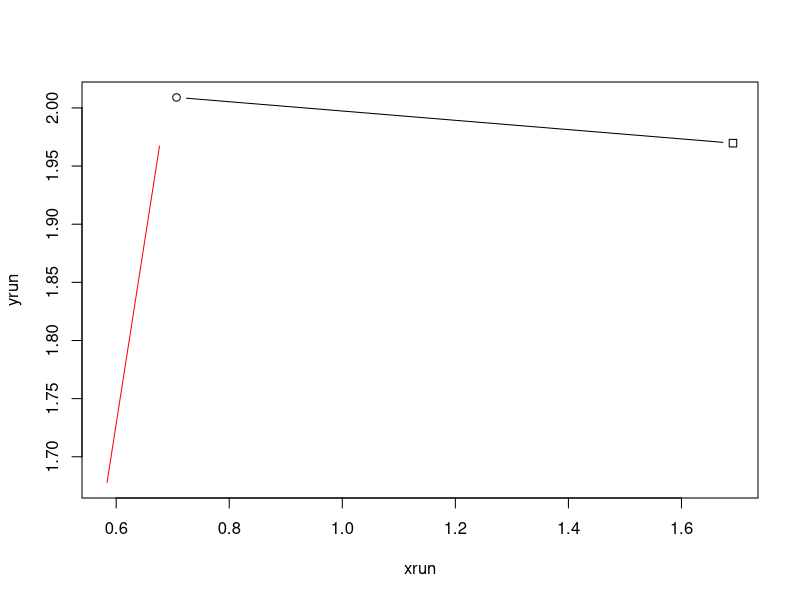

The R source for this figure:
rm(list = ls(all = TRUE))

# creating the runner's trajectory
t = 0.4
T = 0.4
tvec = seq(from = 0, to = T, by = t)

# xrun = seq(from = 1, to = xmax[1], by = 0.001)
# # yrun = 5*log(xrun) 
# yrun = abs(rnorm(n = length(xrun), mean = 0, sd = 2) + xrun*xrun/500 + xrun/20 + 1)
# xrun = xrun[seq(from = 1, to = length(xrun), length.out = T/t + 1)]
# yrun = yrun[seq(from = 1, to = length(yrun), length.out = T/t + 1)]

# setting the parameters for the pursuit model
speedchaser <- function(t)
{
  sval = 2 # + rnorm(n = length(t))
  return(sval)
}

f1 <- function(x, y, xr, yr, t)
{
  numerator = speedchaser(t) * (xr - x)
  denominator = sqrt((xr - x)^2 + (yr - y)^2)
  return(numerator/denominator)
}

f2 <- function(x, y, xr, yr, t)
{
  numerator = speedchaser(t) * (yr - y)
  denominator = sqrt((xr - x)^2 + (yr - y)^2)
  return(numerator/denominator)
}

g1 <- function(x, y, t)
{
  nu1 = 0.5
  return(nu1)
}

g2 <- function(x, y, t)
{
  nu2 = 0.5
  return(nu2)
}

# simulating the pursuit model
h = 0.4

nsteps = ceiling(T/h)   # 250000
nsaves = ceiling(T/t)   # 25
hilt = ceiling(t/h)		# 1000
stopifnot((nsteps == (nsaves*hilt)))

h12 = sqrt(h)

xrun <- vector(length = nsaves + 1)
yrun <- vector(length = nsaves + 1)
xchase <- vector(length = nsaves + 1)
ychase <- vector(length = nsaves + 1)

xrun[1] = abs(rnorm(n = 1, mean = 0, sd = 1)) 
yrun[1] = exp(xrun[1])
# yrun[1] = abs(rnorm(n = 1, mean = 0, sd = 1)) 
xchase[1] = abs(rnorm(n = 1, mean = xrun[1], sd = 0.5)) 
ychase[1] = abs(rnorm(n = 1, mean = yrun[1], sd = 0.5))

for (i in c(1:nsaves))
{
    # print loop counter
    print(i)
    flush.console()

    xc = xchase[i]
    yc = ychase[i]
    t = tvec[i]
    xr = xrun[i]
    yr = yrun[i]
    
    xrun[i+1] = abs(xrun[i] + rnorm(n = 1, mean = 0, sd = 0.25))
    yrun[i+1] = abs(yrun[i] + rnorm(n = 1, mean = 0, sd = 0.25))

    for (j in c(1:hilt))
    {
        xc = abs(xc + (f1(xc, yc, xr, yr, t))*(h) + (h12)*(g1(xc, yc, t))*(rnorm(n = 1)))     
        yc = abs(yc + (f2(xc, yc, xr, yr, t))*(h) + (h12)*(g2(xc, yc, t))*(rnorm(n = 1)))
    }

    xchase[i+1] = xc
    ychase[i+1] = yc
}

xaxis = c(min(xchase, xrun), max(xchase, xrun))
yaxis = c(min(ychase, yrun), max(ychase, yrun))

plot(xrun, yrun, xaxis, yaxis, type = "l", col = "red")
runner = list(tvec, xrun, yrun)

lines(xchase, ychase, xaxis, yaxis, type = "b", col = "black")
chaser = list(tvec, xchase, ychase)

save(runner, chaser, file = 'fakedata_h_0.04.RData')
